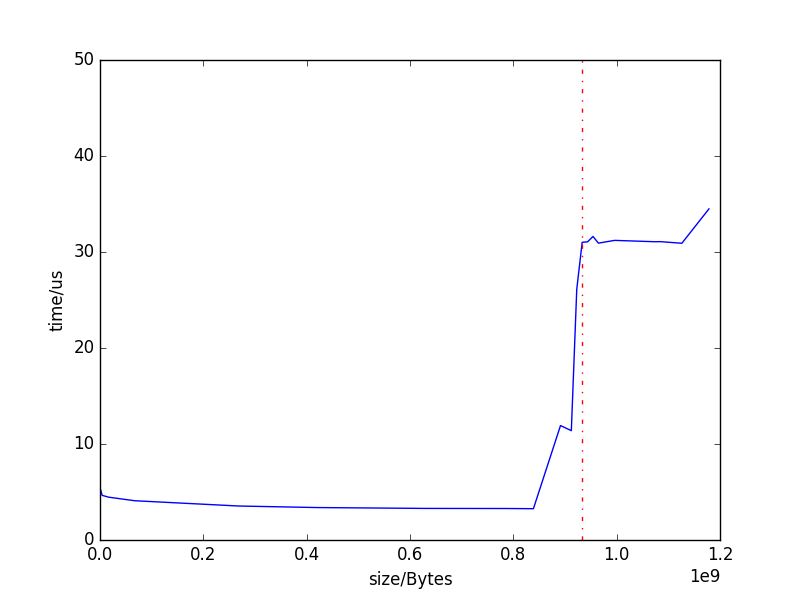

Here is the Python script that generated this plot:
import matplotlib.pyplot as plt
import numpy as np
import re

def read_data(fname):
    xs = []
    ys = []
    with open(fname, 'rb') as f:
        s = f.read().strip().split("\n")

    for i in range(0, len(s), 3):
        x = re.findall('([0-9]+): ', s[i])[0]
        xs.append(int(x))
        y = re.findall('Average: ([0-9.]+)us', s[i + 1])[0]
        ys.append(float(y))
    return xs, ys

x, y = read_data("file_cache.txt")
fig, ax = plt.subplots()
plt.xlabel('size/Bytes')
plt.ylabel('time/us')
#ax.set_xscale('symlog', basex=2)

plt.plot(x, y)
plt.ylim(0, 50)

plt.axvline(x = 890 * 1024 * 1024, color='r', linestyle='-.')
#plt.axvline(x = 2 * 1024 * 1024, color='r', linestyle='-.')
#plt.legend(handles=handles, bbox_to_anchor=(1.1, 1))
plt.show()
